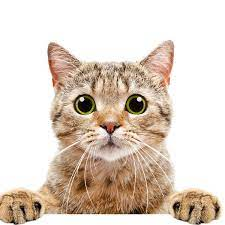
#> input picture Day 1/cat.png, 225 x 225 px
$ python 08_dilate2eroded.py
#> lines starting #> are read from the running program, lines starting #| are printed output that depends on the picture; after the words box and inside, x2 and y2 are one past the last pixel; in counts of white or black regions, pixels touching at a corner belong together
import cv2
import numpy as np

img = cv2.imread('cat.png')
#> img is the input picture: shape (225, 225, 3); mean B, G, R 197, 209.1, 222.5
kernel = np.ones((5,5), np.uint8)

imgCanny = cv2.Canny(img, 150, 200)
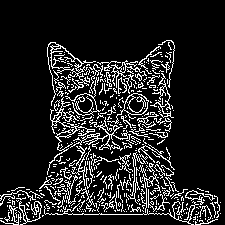
#> imgCanny: shape (225, 225); 13.4% white in thin lines or dots, all inside (x1, y1, x2, y2) = (0, 40, 221, 225)
imgDialation = cv2.dilate(imgCanny, kernel, iterations=1)
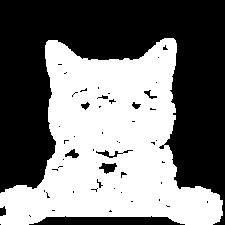
#> imgDialation: shape (225, 225); 46.4% white; 1 white region, box (x1, y1, x2, y2) and area: (0, 38, 223, 225) 23475
imgEroded = cv2.erode(imgDialation, kernel, iterations=1)
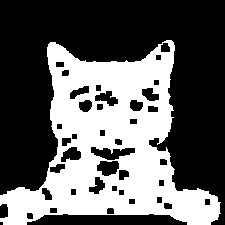
#> imgEroded: shape (225, 225); 38% white; 1 white region, box (x1, y1, x2, y2) and area: (0, 40, 221, 225) 19253

cv2.imshow('Eroded Image', imgEroded)
cv2.waitKey(0)

$ run again, with Day 1/shapes.png copied over Day 1/cat.png
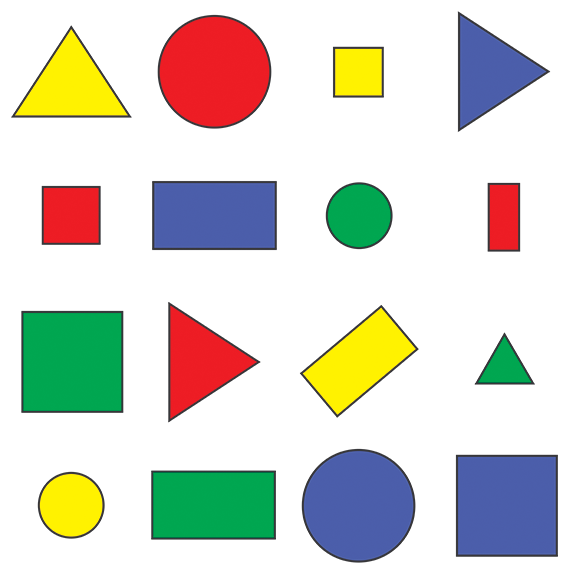
#> input picture Day 1/shapes.png, 576 x 577 px
#> img is the input picture: shape (577, 576, 3); mean B, G, R 205.1, 214.3, 214.2
#> `imgCanny = cv2.Canny(img, 150, 200)`:
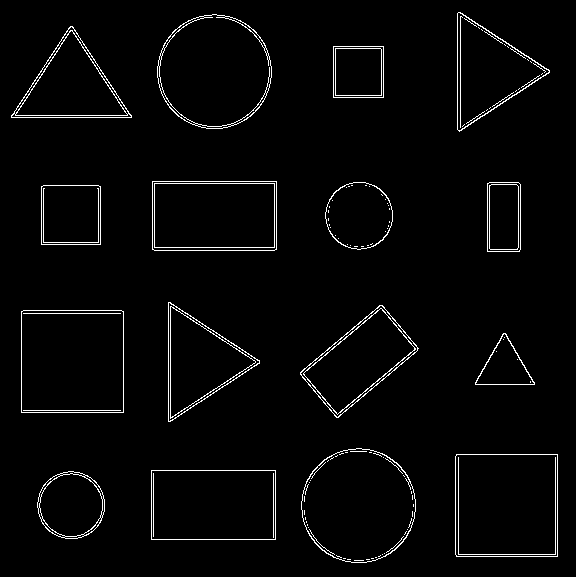
#> imgCanny: shape (577, 576); 2.6% white in thin lines or dots
#> imgDialation: shape (577, 576); 10.8% white; 16 white regions, largest, box (x1, y1, x2, y2) and area: (299, 446, 418, 565) 2946, (155, 12, 274, 131) 2923, (298, 303, 421, 420) 2919
#> `imgEroded = cv2.erode(imgDialation, kernel, iterations=1)`:
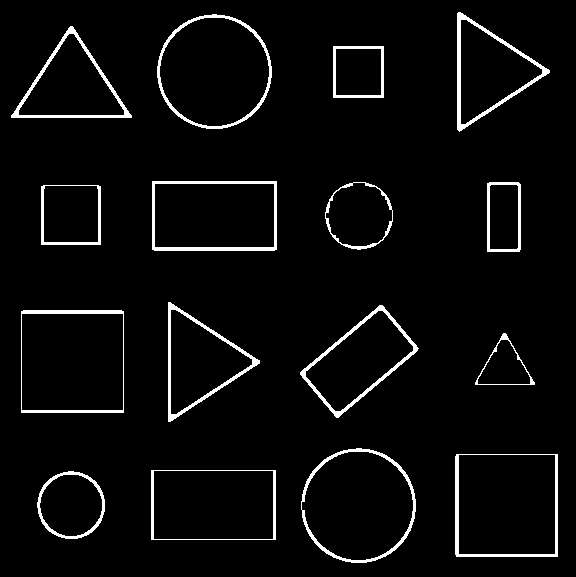
#> imgEroded: shape (577, 576); 4.2% white; 16 white regions, largest, box (x1, y1, x2, y2) and area: (152, 181, 277, 251) 1249, (457, 12, 550, 132) 1246, (300, 305, 419, 418) 1163
